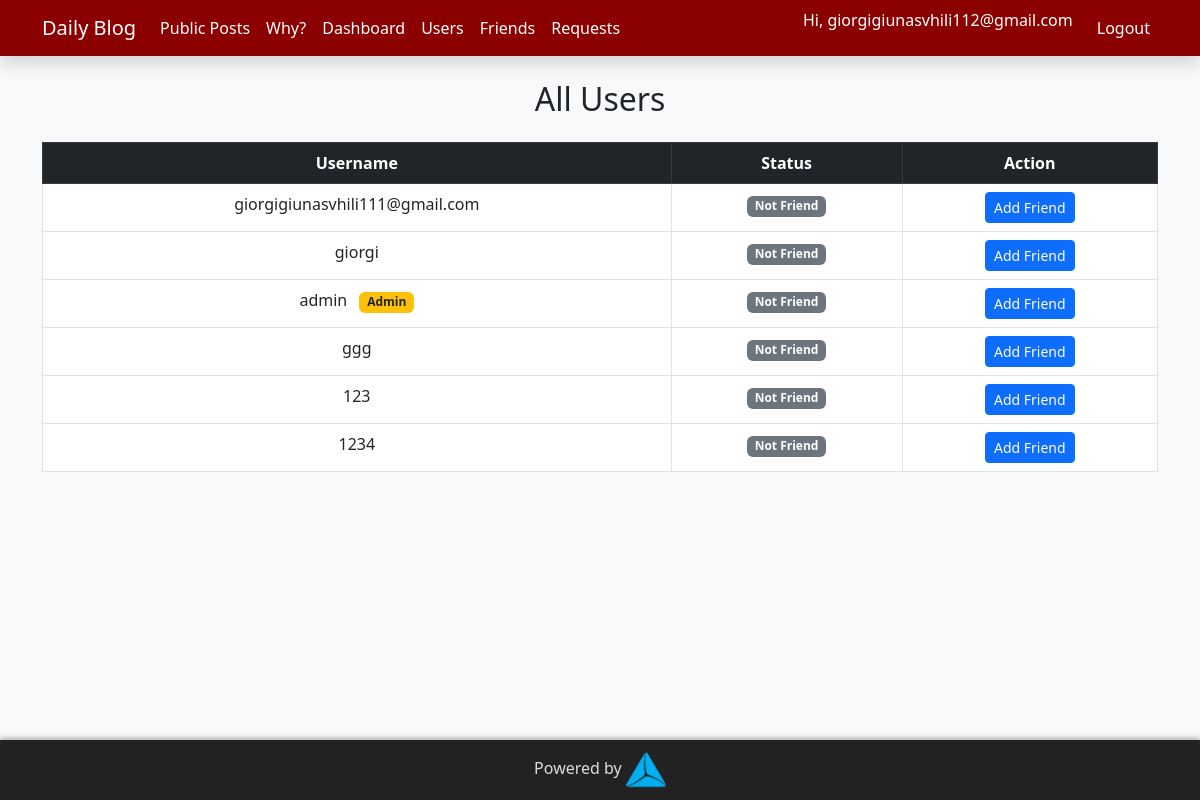
Screenshot of /users (signed in) with the database file from the repository.
### models.py (models this page shows)
class User(db.Model, UserMixin):
    id = db.Column(db.Integer, primary_key=True)
    username = db.Column(db.String(80), unique=True, nullable=False)
    password = db.Column(db.String(200), nullable=False)
    posts = db.relationship('Post', backref='author', lazy=True)
    friends = db.relationship('User', secondary=friendship,
        primaryjoin=(friendship.c.user_id == id),
        secondaryjoin=(friendship.c.friend_id == id),
        backref='friend_of')
    def is_admin(self): return self.username.lower() == 'admin'

### routes.py (the view)
@app.route('/users')
@login_required
def users():
    all_users = User.query.filter(User.id != current_user.id).all()
    sent = [r.to_id for r in FriendRequest.query.filter_by(from_id=current_user.id, status='pending')]
    received = [r.from_id for r in FriendRequest.query.filter_by(to_id=current_user.id, status='pending')]
    friends = [f.id for f in current_user.friends]
    return render_template('users.html', users=all_users, sent=sent, received=received, friends_ids=friends)

### routes.py (called while the page is built)
@login.user_loader
def load_user(user_id): return db.session.get(User, int(user_id))

### templates/users.html
{% extends "base.html" %}
{% block content %}
<h2 class="mb-4 text-center">All Users</h2>
<div class="table-responsive">
  <table class="table table-bordered table-hover text-center">
    <thead class="table-dark">
      <tr>
        <th>Username</th>
        <th>Status</th>
        <th>Action</th>
      </tr>
    </thead>
    <tbody>
      {% for user in users %}
      <tr>
        <td>
          {{ user.username }}
          {% if user.username|lower == 'admin' %}
            <span class="badge bg-warning text-dark ms-2">Admin</span>
          {% endif %}
        </td>
        <td>
          {% if user.id in friends_ids %}
            <span class="badge bg-success">Friend</span>
          {% elif user.id in sent %}
            <span class="badge bg-info text-dark">Request Sent</span>
          {% elif user.id in received %}
            <span class="badge bg-warning text-dark">Sent You Request</span>
          {% else %}
            <span class="badge bg-secondary">Not Friend</span>
          {% endif %}
        </td>
        <td>
          {% if user.id not in friends_ids and user.id not in sent and user.id not in received %}
            <a href="{{ url_for('send_request', user_id=user.id) }}" class="btn btn-sm btn-primary">Add Friend</a>
          {% elif user.id in received %}
            <a href="{{ url_for('requests') }}" class="btn btn-sm btn-warning">Respond</a>
          {% else %}
            <span class="text-muted">—</span>
          {% endif %}
        </td>
      </tr>
      {% endfor %}
    </tbody>
  </table>
</div>
{% endblock %}

### templates/base.html (shortened to what this page needs)
<!DOCTYPE html>
<html lang="en">
<head>
  <link href="https://cdn.jsdelivr.net/npm/bootstrap@5.3.0/dist/css/bootstrap.min.css" rel="stylesheet" />
</head>
<body>
<nav class="navbar navbar-expand-lg navbar-dark shadow">
  <div class="container">
    <a class="navbar-brand" href="{{ url_for('home') }}">Daily Blog</a>
    <div class="collapse navbar-collapse" id="navbarNav">
      <ul class="navbar-nav me-auto mb-2 mb-lg-0">
        <li class="nav-item"><a class="nav-link" href="{{ url_for('home') }}">Public Posts</a></li>
        <li class="nav-item"><a class="nav-link" href="{{ url_for('why') }}">Why?</a></li>
        {% if current_user.is_authenticated %}
          <li class="nav-item"><a class="nav-link" href="{{ url_for('dashboard') }}">Dashboard</a></li>
          <li class="nav-item"><a class="nav-link" href="{{ url_for('users') }}">Users</a></li>
          <li class="nav-item"><a class="nav-link" href="{{ url_for('friends') }}">Friends</a></li>
          <li class="nav-item"><a class="nav-link" href="{{ url_for('requests') }}">Requests</a></li>
        {% endif %}
      </ul>
      <ul class="navbar-nav">
        {% if current_user.is_authenticated %}
          <li class="nav-item"><span class="navbar-text me-3 text-white">Hi, {{ current_user.username }}</span></li>
          <li class="nav-item"><a class="nav-link" href="{{ url_for('logout') }}">Logout</a></li>
        {% else %}
          <li class="nav-item"><a class="nav-link" href="{{ url_for('login') }}">Login</a></li>
          <li class="nav-item"><a class="nav-link" href="{{ url_for('register') }}">Register</a></li>
        {% endif %}
      </ul>
    </div>
  </div>
</nav>
<div class="container my-4">
  {% block content %}{% endblock %}
</div>
<footer>
  <div>
    Powered by
    <a href="https://tbceducation.ge" target="_blank" rel="noopener" style="color:#ffc107; text-decoration:none;">
      <img src="{{ url_for('static', filename='tbc.png') }}" alt="TBC Logo" />
    </a>
  </div>
</footer>
</body>
</html>

### templates/base.html (style rules this page uses)
body { background-color: #f8f9fa; padding-bottom: 120px; }
.navbar { background-color: #8B0000 !important; }
.navbar .nav-link, .navbar-brand { color: #fff !important; }
footer { position: fixed; bottom: 0; width: 100%; background-color: #222; color: #ddd; padding: 10px 0; text-align: center; box-shadow: 0 -2px 5px rgba(0,0,0,0.3); z-index: 9999; }
footer img { height: 40px; vertical-align: middle; }

### rows the page displays
User: username "giorgigiunasvhili112@gmail.com"
User: username "giorgigiunasvhili111@gmail.com", shows "Not Friend"
User: username "giorgi", shows "Not Friend"
User: username "admin", shows "Admin", shows "Not Friend"
User: username "ggg", shows "Not Friend"
User: username "123", shows "Not Friend"
User: username "1234", shows "Not Friend"
